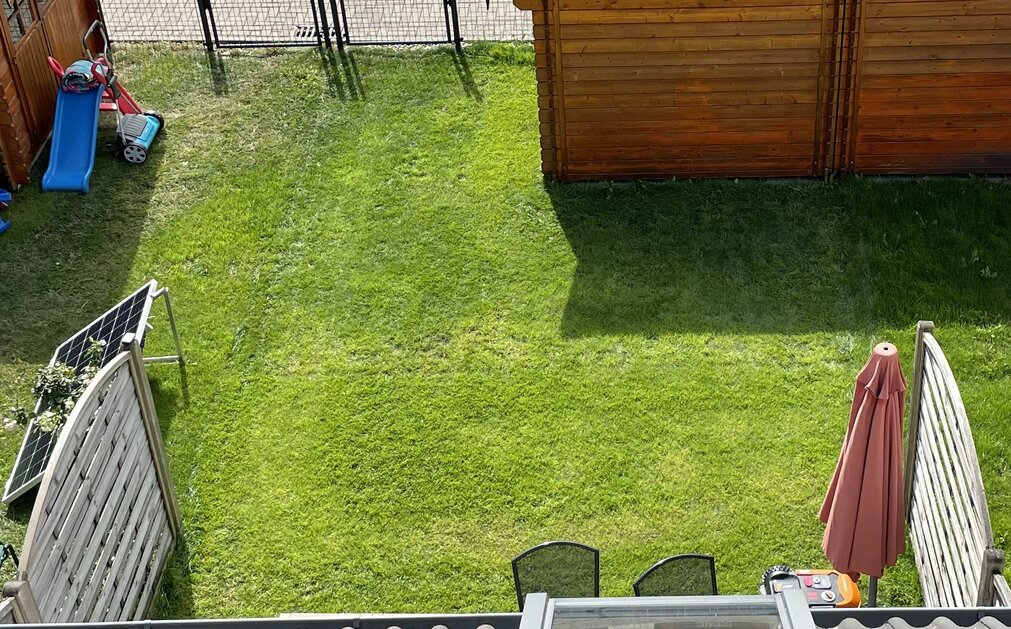
#> input picture src/files/lawn-backyard-cutted-resized.jpg, 1011 x 629 px
$ python main.py
#> lines starting #> are read from the running program, lines starting #| are printed output that depends on the picture
import os

import cv2
import numpy as np
import pyheif
from PIL import Image


paper = cv2.imread( 'files/lawn-backyard-cutted-resized.jpg' )
#> paper is the input picture: shape (629, 1011, 3); mean B, G, R 64.5, 121.9, 116.3
# paper = cv2.imread('./files/out/lawn-backyard.jpg')

# Coordinates that you want to Perspective Transform
pts1 = np.float32([[333, 50], [780, 50], [150, 620], [920, 620]])

# Size of the Transformed Image
pts2 = np.float32([[0, 0], [400, 0], [0, 500], [400, 500]])

# for val in pts1:
#     cv2.circle(paper, (val[0], val[1]), 5, (0, 255, 0), -1)

M = cv2.getPerspectiveTransform(pts1, pts2)
dst = cv2.warpPerspective(paper, M, (400, 500))
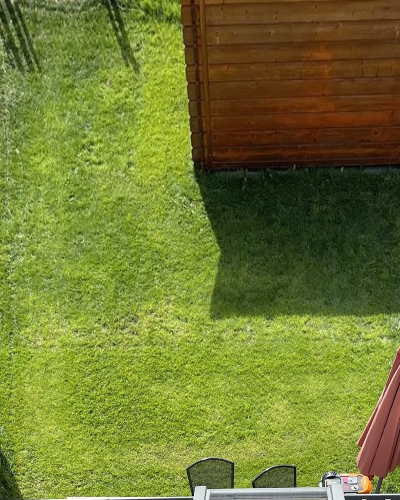
#> dst: shape (500, 400, 3); mean B, G, R 49.1, 122.8, 114
cv2.imwrite('./files/out/transformed.jpg', dst)
